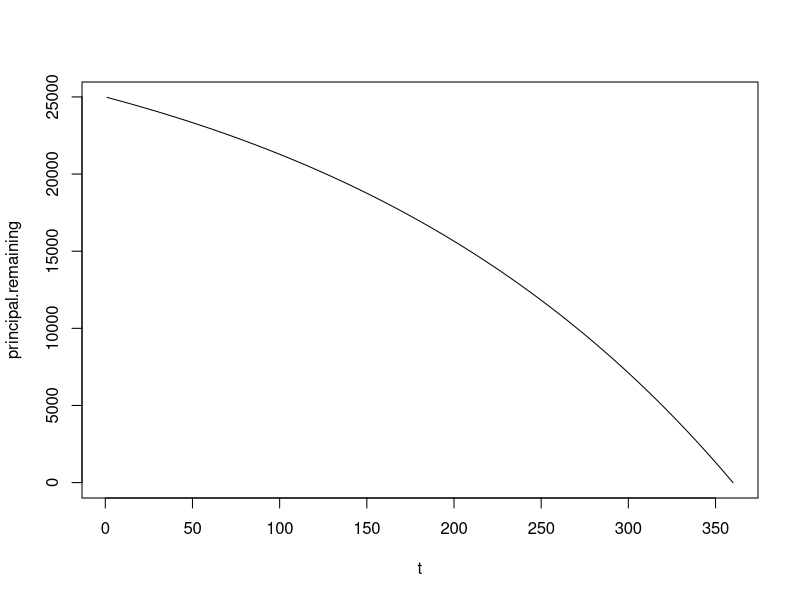

The R source for this figure:
#=============================================================
# loan payment. R: R script to calculate and plot monthly loan
# payment information.
#=============================================================

#-------------------------------------------------------------
# step 0. assign numerical values to P (principal), m (total 
# number of monthly payments), and i (annual interest rate).
# calculate s (monthly interest rate).
#-------------------------------------------------------------
P=25000
m=360
i=.05
s=i/12

#-------------------------------------------------------------
# step 1. calculate a vector of values of time (months) going
# from 1 to m
#-------------------------------------------------------------
t=1:m

#-------------------------------------------------------------
# step 2. calculate the monthly payment (a single number)
# using the first loan equation.
#-------------------------------------------------------------
monthly.payment=(1+s)^m*s*P/((1+s)^m-1)

#-------------------------------------------------------------
# step 3. calculate a vector of principal amounts paid each
# month of the loan using the second loan equation.
#-------------------------------------------------------------
principal.paid.month.t=(1+s)^(t-1)*s*P/((1+s)^m-1)

#-------------------------------------------------------------
# step 4. calculate a vector of principal amounts remaining
# unpaid each month of the loan using the third load equation.
#-------------------------------------------------------------
principal.remaining=P*(1-((1+s)^t-1)/((1+s)^m-1))

#-------------------------------------------------------------
# step 5. calculate a vector of the interest amounts paid
# each month by substracting the principal amounts paid from the
# monthly payment.
#-------------------------------------------------------------
interest.paid.month.t=monthly.payment-principal.paid.month.t

#-------------------------------------------------------------
# step 6. calculate the total interest paid by summing all the
# interest amounts paid each month using the sum() function in R.
#--------------------------------------------------------------
total.interest.paid=sum(interest.paid.month.t)

#-------------------------------------------------------------
# step 7. print the results to the console.
#-------------------------------------------------------------
monthly.payment
total.interest.paid
t
principal.paid.month.t
interest.paid.month.t
principal.remaining


#-------------------------------------------------------------
# step 8. draw a graph of the principal remaining in the loan
# each month (vertical axis) versus the vector of months
# (horizontal axis).
#-------------------------------------------------------------
plot(t,principal.remaining,type="l")
